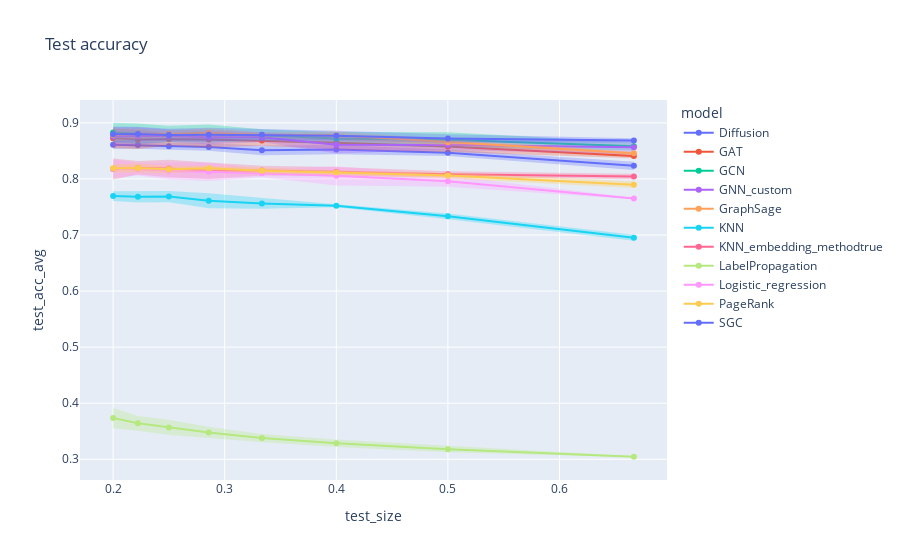

Source (notebook cell):
### Code cell
# Compute average and standard deviation according to values of k
grouped = df_tot.groupby(['dataset', 'model', 'k', 'train_size', 'test_size'])[['train_acc', 'test_acc']].agg({'train_acc': ['mean', 'std'], 'test_acc': ['mean', 'std']}).reset_index()
grouped.columns = ['dataset', 'model', 'k', 'train_size', 'test_size', 'train_acc_avg', 'train_acc_std', 'test_acc_avg', 'test_acc_std', ]
grouped

# Test split
for error_y_mode in {'band'}:
    fig = line(
        data_frame = grouped[grouped['dataset']=='cora'],
        x = 'test_size',
        y = 'test_acc_avg',
        error_y = 'test_acc_std',
        error_y_mode = error_y_mode,
        color = 'model',
        title = f'Test accuracy',
        markers = '.',
    )
    fig.show()

### Figure 1 — Plotly figure (JSON) as saved in the notebook; plotly's stock layout.template omitted (floating-point values rounded to 4 significant figures)
{"data": [{"fill": "toself", "fillcolor": "rgba(99,110,250,.3)", "hoverinfo": "skip", "legendgroup": "Diffusion", "line": {"color": "rgba(255,255,255,0)"}, "showlegend": false, "type": "scatter", "x": [0.6667, 0.5, 0.4, 0.3333, 0.2857, 0.25, 0.2222, 0.2, 0.2, 0.2222, 0.25, 0.2857, 0.3333, 0.4, 0.5, 0.6667], "xaxis": "x", "y": [0.8305, 0.8525, 0.8605, 0.8596, 0.8637, 0.8646, 0.867, 0.8682, 0.8534, 0.8538, 0.8518, 0.8502, 0.8424, 0.8441, 0.841, 0.8161], "yaxis": "y"}, {"hovertemplate": "model=Diffusion<br>test_size=%{x}<br>test_acc_avg=%{y}<extra></extra>", "legendgroup": "Diffusion", "line": {"color": "#636efa", "dash": "solid"}, "marker": {"symbol": "circle"}, "mode": "lines+markers", "name": "Diffusion", "orientation": "v", "showlegend": true, "type": "scatter", "x": [0.6667, 0.5, 0.4, 0.3333, 0.2857, 0.25, 0.2222, 0.2], "xaxis": "x", "y": [0.8233, 0.8468, 0.8523, 0.851, 0.8569, 0.8582, 0.8604, 0.8608], "yaxis": "y"}, {"fill": "toself", "fillcolor": "rgba(239,85,59,.3)", "hoverinfo": "skip", "legendgroup": "GAT", "line": {"color": "rgba(255,255,255,0)"}, "showlegend": false, "type": "scatter", "x": [0.6667, 0.5, 0.4, 0.3333, 0.2857, 0.25, 0.2222, 0.2, 0.2, 0.2222, 0.25, 0.2857, 0.3333, 0.4, 0.5, 0.6667], "xaxis": "x", "y": [0.845, 0.8677, 0.8758, 0.8778, 0.8844, 0.8815, 0.8871, 0.8895, 0.8552, 0.8535, 0.8598, 0.8559, 0.859, 0.8531, 0.8482, 0.837], "yaxis": "y"}, {"hovertemplate": "model=GAT<br>test_size=%{x}<br>test_acc_avg=%{y}<extra></extra>", "legendgroup": "GAT", "line": {"color": "#EF553B", "dash": "solid"}, "marker": {"symbol": "circle"}, "mode": "lines+markers", "name": "GAT", "orientation": "v", "showlegend": true, "type": "scatter", "x": [0.6667, 0.5, 0.4, 0.3333, 0.2857, 0.25, 0.2222, 0.2], "xaxis": "x", "y": [0.841, 0.8579, 0.8644, 0.8684, 0.8702, 0.8706, 0.8703, 0.8723], "yaxis": "y"}, {"fill": "toself", "fillcolor": "rgba(0,204,150,.3)", "hoverinfo": "skip", "legendgroup": "GCN", "line": {"color": "rgba(255,255,255,0)"}, "showlegend": false, "type": "scatter", "x": [0.6667, 0.5, 0.4, 0.3333, 0.2857, 0.25, 0.2222, 0.2, 0.2, 0.2222, 0.25, 0.2857, 0.3333, 0.4, 0.5, 0.6667], "xaxis": "x", "y": [0.8655, 0.8833, 0.8838, 0.8885, 0.897, 0.8947, 0.8987, 0.9002, 0.8652, 0.8628, 0.8653, 0.8646, 0.8677, 0.8603, 0.856, 0.8508], "yaxis": "y"}, {"hovertemplate": "model=GCN<br>test_size=%{x}<br>test_acc_avg=%{y}<extra></extra>", "legendgroup": "GCN", "line": {"color": "#00cc96", "dash": "solid"}, "marker": {"symbol": "circle"}, "mode": "lines+markers", "name": "GCN", "orientation": "v", "showlegend": true, "type": "scatter", "x": [0.6667, 0.5, 0.4, 0.3333, 0.2857, 0.25, 0.2222, 0.2], "xaxis": "x", "y": [0.8581, 0.8696, 0.8721, 0.8781, 0.8808, 0.88, 0.8807, 0.8827], "yaxis": "y"}, {"fill": "toself", "fillcolor": "rgba(171,99,250,.3)", "hoverinfo": "skip", "legendgroup": "GNN_custom", "line": {"color": "rgba(255,255,255,0)"}, "showlegend": false, "type": "scatter", "x": [0.6667, 0.5, 0.4, 0.3333, 0.2857, 0.25, 0.2222, 0.2, 0.2, 0.2222, 0.25, 0.2857, 0.3333, 0.4, 0.5, 0.6667], "xaxis": "x", "y": [0.8693, 0.8695, 0.8767, 0.8826, 0.8877, 0.8883, 0.8923, 0.8922, 0.8591, 0.861, 0.8659, 0.8613, 0.866, 0.8454, 0.8516, 0.844], "yaxis": "y"}, {"hovertemplate": "model=GNN_custom<br>test_size=%{x}<br>test_acc_avg=%{y}<extra></extra>", "legendgroup": "GNN_custom", "line": {"color": "#ab63fa", "dash": "solid"}, "marker": {"symbol": "circle"}, "mode": "lines+markers", "name": "GNN_custom", "orientation": "v", "showlegend": true, "type": "scatter", "x": [0.6667, 0.5, 0.4, 0.3333, 0.2857, 0.25, 0.2222, 0.2], "xaxis": "x", "y": [0.8566, 0.8605, 0.861, 0.8743, 0.8745, 0.8771, 0.8767, 0.8757], "yaxis": "y"}, {"fill": "toself", "fillcolor": "rgba(255,161,90,.3)", "hoverinfo": "skip", "legendgroup": "GraphSage", "line": {"color": "rgba(255,255,255,0)"}, "showlegend": false, "type": "scatter", "x": [0.6667, 0.5, 0.4, 0.3333, 0.2857, 0.25, 0.2222, 0.2, 0.2, 0.2222, 0.25, 0.2857, 0.3333, 0.4, 0.5, 0.6667], "xaxis": "x", "y": [0.8484, 0.8712, 0.8845, 0.8831, 0.8903, 0.8866, 0.8899, 0.8903, 0.8661, 0.8706, 0.8734, 0.8735, 0.874, 0.871, 0.8595, 0.8431], "yaxis": "y"}, {"hovertemplate": "model=GraphSage<br>test_size=%{x}<br>test_acc_avg=%{y}<extra></extra>", "legendgroup": "GraphSage", "line": {"color": "#FFA15A", "dash": "solid"}, "marker": {"symbol": "circle"}, "mode": "lines+markers", "name": "GraphSage", "orientation": "v", "showlegend": true, "type": "scatter", "x": [0.6667, 0.5, 0.4, 0.3333, 0.2857, 0.25, 0.2222, 0.2], "xaxis": "x", "y": [0.8457, 0.8653, 0.8778, 0.8786, 0.8819, 0.88, 0.8803, 0.8782], "yaxis": "y"}, {"fill": "toself", "fillcolor": "rgba(25,211,243,.3)", "hoverinfo": "skip", "legendgroup": "KNN", "line": {"color": "rgba(255,255,255,0)"}, "showlegend": false, "type": "scatter", "x": [0.6667, 0.5, 0.4, 0.3333, 0.2857, 0.25, 0.2222, 0.2, 0.2, 0.2222, 0.25, 0.2857, 0.3333, 0.4, 0.5, 0.6667], "xaxis": "x", "y": [0.7006, 0.7385, 0.755, 0.7658, 0.7743, 0.7783, 0.7784, 0.7781, 0.7607, 0.7581, 0.7586, 0.7479, 0.7467, 0.7494, 0.7283, 0.6897], "yaxis": "y"}, {"hovertemplate": "model=KNN<br>test_size=%{x}<br>test_acc_avg=%{y}<extra></extra>", "legendgroup": "KNN", "line": {"color": "#19d3f3", "dash": "solid"}, "marker": {"symbol": "circle"}, "mode": "lines+markers", "name": "KNN", "orientation": "v", "showlegend": true, "type": "scatter", "x": [0.6667, 0.5, 0.4, 0.3333, 0.2857, 0.25, 0.2222, 0.2], "xaxis": "x", "y": [0.6952, 0.7334, 0.7522, 0.7563, 0.7611, 0.7685, 0.7683, 0.7694], "yaxis": "y"}, {"fill": "toself", "fillcolor": "rgba(255,102,146,.3)", "hoverinfo": "skip", "legendgroup": "KNN_embedding_methodtrue", "line": {"color": "rgba(255,255,255,0)"}, "showlegend": false, "type": "scatter", "x": [0.6667, 0.5, 0.4, 0.3333, 0.2857, 0.25, 0.2222, 0.2, 0.2, 0.2222, 0.25, 0.2857, 0.3333, 0.4, 0.5, 0.6667], "xaxis": "x", "y": [0.809, 0.8137, 0.8215, 0.8235, 0.8291, 0.8341, 0.832, 0.8364, 0.7991, 0.808, 0.8029, 0.7997, 0.8061, 0.8045, 0.8034, 0.7995], "yaxis": "y"}, {"hovertemplate": "model=KNN_embedding_methodtrue<br>test_size=%{x}<br>test_acc_avg=%{y}<extra></extra>", "legendgroup": "KNN_embedding_methodtrue", "line": {"color": "#FF6692", "dash": "solid"}, "marker": {"symbol": "circle"}, "mode": "lines+markers", "name": "KNN_embedding_methodtrue", "orientation": "v", "showlegend": true, "type": "scatter", "x": [0.6667, 0.5, 0.4, 0.3333, 0.2857, 0.25, 0.2222, 0.2], "xaxis": "x", "y": [0.8043, 0.8085, 0.813, 0.8148, 0.8144, 0.8185, 0.82, 0.8178], "yaxis": "y"}, {"fill": "toself", "fillcolor": "rgba(182,232,128,.3)", "hoverinfo": "skip", "legendgroup": "LabelPropagation", "line": {"color": "rgba(255,255,255,0)"}, "showlegend": false, "type": "scatter", "x": [0.6667, 0.5, 0.4, 0.3333, 0.2857, 0.25, 0.2222, 0.2, 0.2, 0.2222, 0.25, 0.2857, 0.3333, 0.4, 0.5, 0.6667], "xaxis": "x", "y": [0.3057, 0.3236, 0.3353, 0.3452, 0.3579, 0.3703, 0.3772, 0.3918, 0.3552, 0.351, 0.3431, 0.3379, 0.3306, 0.322, 0.3123, 0.3036], "yaxis": "y"}, {"hovertemplate": "model=LabelPropagation<br>test_size=%{x}<br>test_acc_avg=%{y}<extra></extra>", "legendgroup": "LabelPropagation", "line": {"color": "#B6E880", "dash": "solid"}, "marker": {"symbol": "circle"}, "mode": "lines+markers", "name": "LabelPropagation", "orientation": "v", "showlegend": true, "type": "scatter", "x": [0.6667, 0.5, 0.4, 0.3333, 0.2857, 0.25, 0.2222, 0.2], "xaxis": "x", "y": [0.3047, 0.3179, 0.3287, 0.3379, 0.3479, 0.3567, 0.3641, 0.3735], "yaxis": "y"}, {"fill": "toself", "fillcolor": "rgba(255,151,255,.3)", "hoverinfo": "skip", "legendgroup": "Logistic_regression", "line": {"color": "rgba(255,255,255,0)"}, "showlegend": false, "type": "scatter", "x": [0.6667, 0.5, 0.4, 0.3333, 0.2857, 0.25, 0.2222, 0.2, 0.2, 0.2222, 0.25, 0.2857, 0.3333, 0.4, 0.5, 0.6667], "xaxis": "x", "y": [0.7666, 0.8059, 0.8228, 0.8173, 0.8287, 0.8293, 0.8284, 0.8345, 0.8021, 0.806, 0.7988, 0.7965, 0.8031, 0.7884, 0.786, 0.7637], "yaxis": "y"}, {"hovertemplate": "model=Logistic_regression<br>test_size=%{x}<br>test_acc_avg=%{y}<extra></extra>", "legendgroup": "Logistic_regression", "line": {"color": "#FF97FF", "dash": "solid"}, "marker": {"symbol": "circle"}, "mode": "lines+markers", "name": "Logistic_regression", "orientation": "v", "showlegend": true, "type": "scatter", "x": [0.6667, 0.5, 0.4, 0.3333, 0.2857, 0.25, 0.2222, 0.2], "xaxis": "x", "y": [0.7651, 0.796, 0.8056, 0.8102, 0.8126, 0.8141, 0.8172, 0.8183], "yaxis": "y"}, {"fill": "toself", "fillcolor": "rgba(254,203,82,.3)", "hoverinfo": "skip", "legendgroup": "PageRank", "line": {"color": "rgba(255,255,255,0)"}, "showlegend": false, "type": "scatter", "x": [0.6667, 0.5, 0.4, 0.3333, 0.2857, 0.25, 0.2222, 0.2, 0.2, 0.2222, 0.25, 0.2857, 0.3333, 0.4, 0.5, 0.6667], "xaxis": "x", "y": [0.7957, 0.8111, 0.8156, 0.82, 0.8233, 0.8242, 0.8274, 0.8264, 0.8114, 0.8114, 0.8102, 0.8148, 0.8092, 0.807, 0.8007, 0.7837], "yaxis": "y"}, {"hovertemplate": "model=PageRank<br>test_size=%{x}<br>test_acc_avg=%{y}<extra></extra>", "legendgroup": "PageRank", "line": {"color": "#FECB52", "dash": "solid"}, "marker": {"symbol": "circle"}, "mode": "lines+markers", "name": "PageRank", "orientation": "v", "showlegend": true, "type": "scatter", "x": [0.6667, 0.5, 0.4, 0.3333, 0.2857, 0.25, 0.2222, 0.2], "xaxis": "x", "y": [0.7897, 0.8059, 0.8113, 0.8146, 0.8191, 0.8172, 0.8194, 0.8189], "yaxis": "y"}, {"fill": "toself", "fillcolor": "rgba(99,110,250,.3)", "hoverinfo": "skip", "legendgroup": "SGC", "line": {"color": "rgba(255,255,255,0)"}, "showlegend": false, "type": "scatter", "x": [0.6667, 0.5, 0.4, 0.3333, 0.2857, 0.25, 0.2222, 0.2, 0.2, 0.2222, 0.25, 0.2857, 0.3333, 0.4, 0.5, 0.6667], "xaxis": "x", "y": [0.8723, 0.8799, 0.886, 0.8889, 0.8913, 0.8897, 0.8931, 0.8936, 0.8655, 0.8671, 0.8665, 0.8666, 0.8685, 0.8684, 0.8645, 0.865], "yaxis": "y"}, {"hovertemplate": "model=SGC<br>test_size=%{x}<br>test_acc_avg=%{y}<extra></extra>", "legendgroup": "SGC", "line": {"color": "#636efa", "dash": "solid"}, "marker": {"symbol": "circle"}, "mode": "lines+markers", "name": "SGC", "orientation": "v", "showlegend": true, "type": "scatter", "x": [0.6667, 0.5, 0.4, 0.3333, 0.2857, 0.25, 0.2222, 0.2], "xaxis": "x", "y": [0.8687, 0.8722, 0.8772, 0.8787, 0.879, 0.8781, 0.8801, 0.8796], "yaxis": "y"}], "layout": {"legend": {"title": {"text": "model"}, "tracegroupgap": 0}, "title": {"text": "Test accuracy"}, "xaxis": {"anchor": "y", "domain": [0, 1], "title": {"text": "test_size"}}, "yaxis": {"anchor": "x", "domain": [0, 1], "title": {"text": "test_acc_avg"}}}}
